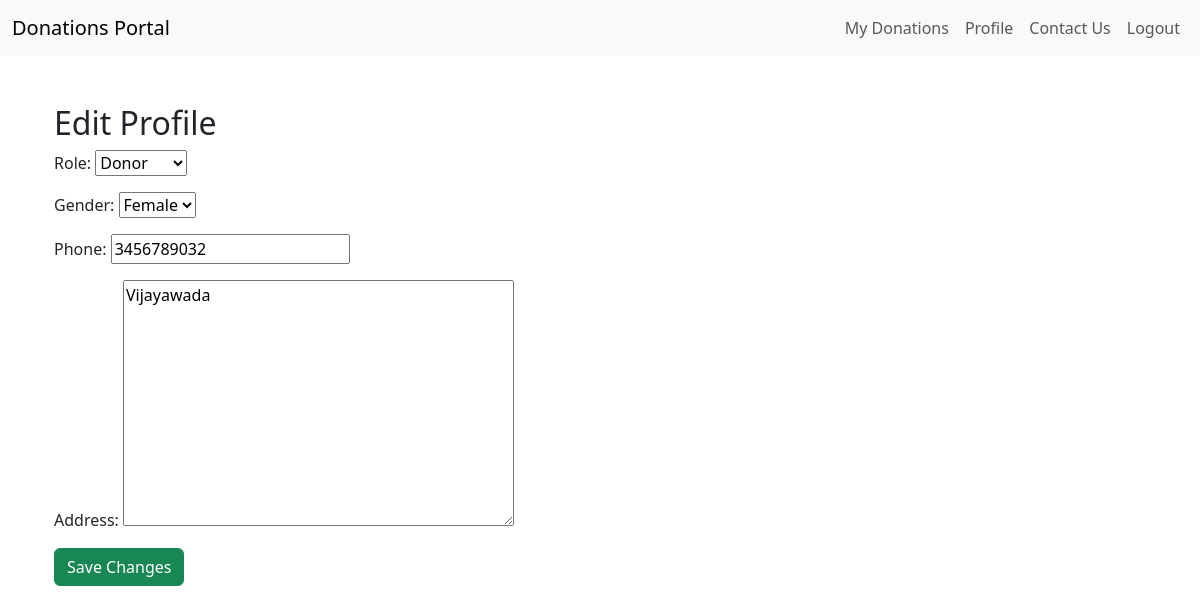
Page /profile/edit/ (signed in) on the committed database.
### DonationsApp/models.py (models this page shows, shortened)
class Profile(models.Model):
    ROLE_CHOICES = [('donor', 'Donor'), ('recipient', 'Recipient'),('admin', 'Admin')]
    GENDER_CHOICES = [
        ('M', 'Male'),
        ('F', 'Female'),
        ('O', 'Other'),
    ]
    user = models.OneToOneField(User, on_delete=models.CASCADE)
    role = models.CharField(max_length=10, choices=ROLE_CHOICES)
    phone = models.CharField(max_length=15)
    gender = models.CharField(max_length=1, choices=GENDER_CHOICES, default='O')
    address = models.TextField()

### DonationsApp/views.py (the view)
# urls.py: path('profile/edit/', views.edit_profile, name='edit_profile'),
@login_required
def edit_profile(request):
    profile = request.user.profile
    original_role = profile.role
    if request.method == 'POST':
        form = ProfileForm(request.POST, instance=profile, user=request.user)
        if form.is_valid():
            updated_profile = form.save(commit=False)
            if not request.user.is_superuser and updated_profile.role not in ['donor', 'recipient']:
                updated_profile.role = original_role  # Revert role change
            updated_profile.save()
            return redirect('profile')
    else:
        form = ProfileForm(instance=profile, user=request.user)
    return render(request, 'edit_profile.html', {'form': form})

### DonationsApp/forms.py
class ProfileForm(forms.ModelForm):
    class Meta:
        model = Profile
        fields = ['role', 'gender', 'phone', 'address']
    def __init__(self, *args, **kwargs):
        user = kwargs.pop('user', None)  # ✅ Pass user in view
        super(ProfileForm, self).__init__(*args, **kwargs)
        if user and not user.is_superuser:
            self.fields['role'].choices = [
                ('donor', 'Donor'),
                ('recipient', 'Recipient'),
            ]

### DonationsApp/templates/edit_profile.html (shortened to what this page needs)
    {% extends 'base.html' %}
{% block content %}
<div class="container mt-5">
    <h2>Edit Profile</h2>
    <form method="post">
        {{ form.as_p }}
        <button type="submit" class="btn btn-success">Save Changes</button>
    </form>
</div>
{% endblock %}

### rows in the picture
Profile: role "Donor", gender "Female", phone "3456789032", address "Vijayawada"
